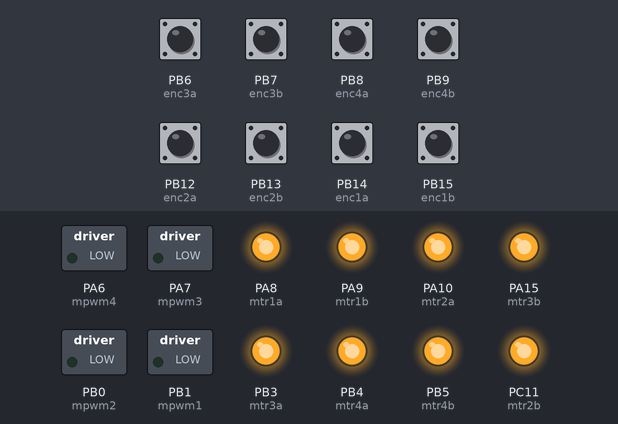
This sketch was run on a simulated STM32 Blue Pill. Shown: switched loads named in the sketch (green lamp = pin HIGH), output pins drawn as LEDs (lit = HIGH). The inputs (shaded band) are chosen by the test bench; at power-on: PB6 (enc3a), PB7 (enc3b), PB8 (enc4a), PB9 (enc4b), PB12 (enc2a), PB13 (enc2b), PB14 (enc1a), PB15 (enc1b) HIGH. What the sketch prints to the serial monitor is not drawn.

Above: at 0.1 s.
Timing chart, 0 to 1.6 s (numbered marks = the images above):
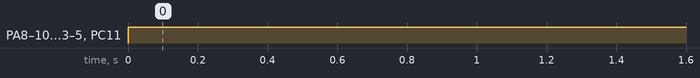

Measured:
- by itself, PA8 (mtr1a), PA9 (mtr1b), PA10 (mtr2a), PA15 (mtr3b), PB3 (mtr3a), PB4 (mtr4a), PB5 (mtr4b), PC11 (mtr2b): LOW → HIGH at 0.00 s

The sketch:

SLAVE_MOTOR_PR.ino
```cpp
//Parsing
String dataIn;
String arrayData[10];
boolean parsing = false;
boolean receive = false;

//Motor 1
const int mpwm1 = PB1; // Pin PWM
const int mtr1a = PA8; // Pin Motor A
const int mtr1b = PA9; // Pin Motor B
#define ENC_COUNT_REV1 540 //Jumlah Gigi Encoder
const int enc1a = PB14; //Pin Encoder
const int enc1b = PB15; //Pin Encoder
long revolutions1 = 0; // Putaran dalam satuan waktu
long setRPM1 = 0; //Setpoint RPM
long currentRPM1 = 0; //Kecepatan yang dibaca

//Motor 2
const int mpwm2 = PB0; // Pin PWM
const int mtr2a = PA10; // Pin Motor A
const int mtr2b = PC11; // Pin Motor B
#define ENC_COUNT_REV2 540 //Jumlah Gigi Encoder
const int enc2a = PB12; //Pin Encoder
const int enc2b = PB13; //Pin Encoder
long revolutions2 = 0; // Putaran dalam satuan waktu
long setRPM2 = 0; //Setpoint RPM
long currentRPM2 = 0; //Kecepatan yang dibaca

//Motor 3
const int mpwm3 = PA7; // Pin PWM
const int mtr3a = PB3; // Pin Motor 1
const int mtr3b = PA15; // Pin Motor 2
#define ENC_COUNT_REV3 540 //Jumlah Gigi Encoder
const int enc3a = PB6; //Pin Encoder
const int enc3b = PB7; //Pin Encoder
long revolutions3 = 0; // Putaran dalam satuan waktu
long setRPM3 = 0; //Setpoint RPM
long currentRPM3 = 0; //Kecepatan yang dibaca

//Motor 4
const int mpwm4 = PA6; // Pin PWM
const int mtr4a = PB4; // Pin Motor A
const int mtr4b = PB5; // Pin Motor B
#define ENC_COUNT_REV4 540 //Jumlah Gigi Encoder
const int enc4a = PB8; //Pin Encoder
const int enc4b = PB9; //Pin Encoder
long revolutions4 = 0; // Putaran dalam satuan waktu
long setRPM4 = 0; //Setpoint RPM
long currentRPM4 = 0; //Kecepatan yang dibaca

long previousMillis = 0; // Waktu Sebelumnya
long currentMillis = 0; // Waktu Sekarang
unsigned long interval = 100; //Satuan Waktu untuk revolution1

//PID
float PIDValue1 = 0, pwmValue1 = 0;
double error1, previouserror1;
double P_1 = 0, I_1 = 0, D_1 = 0;

float PIDValue2 = 0, pwmValue2 = 0;
double error2, previouserror2;
double P_2 = 0, I_2 = 0, D_2 = 0;

float PIDValue3 = 0, pwmValue3 = 0;
double error3, previouserror3;
double P_3 = 0, I_3 = 0, D_3 = 0;

float PIDValue4 = 0, pwmValue4 = 0;
double error4, previouserror4;
double P_4 = 0, I_4 = 0, D_4 = 0;

float Kp1 = 25;    //Kp MOTOR 1
float Ki1 = 0;    //Ki MOTOR 1
float Kd1 = 30;      //Kd MOTOR 1

float Kp2 = 17;    //Kp MOTOR 2
float Ki2 = 0;    //Ki MOTOR 2
float Kd2 = 20;      //Kd MOTOR 2

float Kp3 = 15;    //Kp MOTOR 3
float Ki3 = 0;    //Ki MOTOR 3
float Kd3 = 20;      //Kd MOTOR 3

float Kp4 = 15;    //Kp MOTOR 3
float Ki4 = 0;    //Ki MOTOR 3
float Kd4 = 20;      //Kd MOTOR 3

void setup() {
  Serial.begin(115200);
  Serial2.begin(115200);

  pinMode(enc1a, INPUT);
  pinMode(enc1b, INPUT);
  pinMode(mpwm1, PWM);
  pinMode(mtr1a, OUTPUT);
  pinMode(mtr1b, OUTPUT);

  pinMode(enc2a, INPUT);
  pinMode(enc2b, INPUT);
  pinMode(mpwm2, PWM);
  pinMode(mtr2a, OUTPUT);
  pinMode(mtr2b, OUTPUT);

  pinMode(enc3a, INPUT);
  pinMode(enc3b, INPUT);
  pinMode(mpwm3, PWM);
  pinMode(mtr3a, OUTPUT);
  pinMode(mtr3b, OUTPUT);

  pinMode(enc4a, INPUT);
  pinMode(enc4b, INPUT);
  pinMode(mpwm4, PWM);
  pinMode(mtr4a, OUTPUT);
  pinMode(mtr4b, OUTPUT);

  previousMillis = millis();
  attachInterrupt(digitalPinToInterrupt(enc1a), func1, CHANGE); //Attach interrupt
  attachInterrupt(digitalPinToInterrupt(enc1b), func1, CHANGE); //Attach interrupt
  attachInterrupt(digitalPinToInterrupt(enc2a), func2, CHANGE); //Attach interrupt
  attachInterrupt(digitalPinToInterrupt(enc2b), func2, CHANGE); //Attach interrupt
  attachInterrupt(digitalPinToInterrupt(enc3a), func3, CHANGE); //Attach interrupt
  attachInterrupt(digitalPinToInterrupt(enc3b), func3, CHANGE); //Attach interrupt
  attachInterrupt(digitalPinToInterrupt(enc4a), func4, CHANGE); //Attach interrupt
  attachInterrupt(digitalPinToInterrupt(enc4b), func4, CHANGE); //Attach interrupt
}

void loop() {
  cekData();
  cekDataSerial();

  currentMillis = millis();
  if (currentMillis - previousMillis > interval) {
    previousMillis = currentMillis;

    // Calculate RPM
    currentRPM1 = (float)(revolutions1 * 600 / ENC_COUNT_REV1);
    currentRPM2 = (float)(revolutions2 * 600 / ENC_COUNT_REV2);
    currentRPM3 = (float)(revolutions3 * 600 / ENC_COUNT_REV3);
    currentRPM4 = (float)(revolutions4 * 600 / ENC_COUNT_REV4);

    Serial.print(setRPM1);
    Serial.print("\t");
    Serial.print(currentRPM1);
    Serial.print("\t");
    Serial.print(setRPM2);
    Serial.print("\t");
    Serial.print(currentRPM2);
    Serial.print("\t");
    Serial.print(setRPM3);
    Serial.print("\t");
    Serial.print(currentRPM3);
    Serial.print("\t");
    Serial.print(setRPM4);
    Serial.print("\t");
    Serial.println(currentRPM4);
    Serial.flush();

    VPID1();
    VPID2();
    VPID3();
    VPID4();

    revolutions1 = 0;
    revolutions2 = 0;
    revolutions3 = 0;
    revolutions4 = 0;

  }
  runMotor();
}

void runMotor() {
  pwmWrite(mpwm1, pwmValue1);
  pwmWrite(mpwm2, pwmValue2);
  pwmWrite(mpwm3, pwmValue3);
  pwmWrite(mpwm4, pwmValue4);

  if (setRPM1 > 0) {
    //CounterClockWise
    digitalWrite(mtr1a, HIGH);
    digitalWrite(mtr1b, LOW);
  }

  if (setRPM1 < 0) {
    //ClockWise
    digitalWrite(mtr1a, LOW);
    digitalWrite(mtr1b, HIGH);
  }

  if (setRPM1 == 0) {
    //Stop
    pwmWrite(mpwm1, 0);
    digitalWrite(mtr1a, HIGH);
    digitalWrite(mtr1b, HIGH);
  }

  if (setRPM2 > 0) {
    //CounterClockWise
    digitalWrite(mtr2a, HIGH);
    digitalWrite(mtr2b, LOW);
  }

  if (setRPM2 < 0) {
    //ClockWise
    digitalWrite(mtr2a, LOW);
    digitalWrite(mtr2b, HIGH);
  }

  if (setRPM2 == 0) {
    //Stop
    pwmWrite(mpwm2, 0);
    digitalWrite(mtr2a, HIGH);
    digitalWrite(mtr2b, HIGH);
  }

  if (setRPM3 > 0) {
    //CounterClockWise
    digitalWrite(mtr3a, HIGH);
    digitalWrite(mtr3b, LOW);
  }

  if (setRPM3 < 0) {
    //ClockWise
    digitalWrite(mtr3a, LOW);
    digitalWrite(mtr3b, HIGH);
  }

  if (setRPM3 == 0) {
    //Stop
    pwmWrite(mpwm3, 0);
    digitalWrite(mtr3a, HIGH);
    digitalWrite(mtr3b, HIGH);
  }


  if (setRPM4 > 0) {
    //CounterClockWise
    digitalWrite(mtr4a, HIGH);
    digitalWrite(mtr4b, LOW);
  }

  if (setRPM4 < 0) {
    //ClockWise
    digitalWrite(mtr4a, LOW);
    digitalWrite(mtr4b, HIGH);
  }

  if (setRPM4 == 0) {
    //Stop
    pwmWrite(mpwm4, 0);
    digitalWrite(mtr4a, HIGH);
    digitalWrite(mtr4b, HIGH);
  }
}

void cekData() {
  while (Serial2.available() > 0) {
    char inChar = (char)Serial2.read();
    if (inChar == '*') {
      dataIn = "";
      receive = true;
    }

    if (receive) {
      dataIn += inChar;
      if (inChar == '#') {
        parsing = true;
      }
    }

    if (parsing) {
      parsingData();
      parsing = false;
      receive = false;
    }
  }
}

void cekDataSerial() {
  while (Serial.available() > 0) {
    char inChar = (char)Serial.read();
    if (inChar == '*') {
      dataIn = "";
      receive = true;
    }

    if (receive) {
      dataIn += inChar;
      if (inChar == '#') {
        parsing = true;
      }
    }

    if (parsing) {
      parsingData();
      parsing = false;
      receive = false;
    }
  }
}

void parsingData() {
  int j = 0;
  arrayData[j] = "";

  for (int i = 1; i < dataIn.length(); i++) {
    if ((dataIn[i] == '#') || (dataIn[i] == ',')) {
      j++;
      arrayData[j] = "";
    }
    else {
      arrayData[j] = arrayData[j] + dataIn[i];
    }
  }
  setRPM1 = arrayData[0].toFloat();
  setRPM2 = arrayData[1].toFloat();
  setRPM3 = arrayData[2].toFloat();
  setRPM4 = arrayData[3].toFloat();
}

void func1() {
  revolutions1++;
}

void func2() {
  revolutions2++;
}

void func3() {
  revolutions3++;
}

void func4() {
  revolutions4++;
}

void VPID1() {

  error1 = abs(setRPM1) - currentRPM1;
  P_1 = error1;
  I_1 = I_1 + error1;
  D_1 = error1 - previouserror1;

  if (I_1 > 65535) {
    I_1 = 65535;
  }
  if (I_1 < (0)) {
    I_1 = (0);
  }

  PIDValue1 = (Kp1 * P_1) + (Ki1 * I_1) + (Kd1 * D_1);
  previouserror1 = error1;
  pwmValue1 = pwmValue1 + PIDValue1;

  if (pwmValue1 >= 65535) {
    pwmValue1 = 65535;
  }
  if (pwmValue1 <= (0)) {
    pwmValue1 = (0);
  }
  if (setRPM1 == 0) {
    pwmValue1 = 0;
  }
}

void VPID2() {

  error2 = abs(setRPM2) - currentRPM2;
  P_2 = error2;
  I_2 = I_2 + error2;
  D_2 = error2 - previouserror2;

  if (I_2 > 65535) {
    I_2 = 65535;
  }
  if (I_2 < (0)) {
    I_2 = (0);
  }

  PIDValue2 = (Kp2 * P_2) + (Ki2 * I_2) + (Kd2 * D_2);
  previouserror2 = error2;
  pwmValue2 = pwmValue2 + PIDValue2;

  if (pwmValue2 >= 65535) {
    pwmValue2 = 65535;
  }
  if (pwmValue2 <= (0)) {
    pwmValue2 = (0);
  }
  if (setRPM2 == 0) {
    pwmValue2 = 0;
  }
}

void VPID3() {

  error3 = abs(setRPM3) - currentRPM3;
  P_3 = error3;
  I_3 = I_3 + error3;
  D_3 = error3 - previouserror3;

  if (I_3 > 65535) {
    I_3 = 65535;
  }
  if (I_3 < (0)) {
    I_3 = (0);
  }

  PIDValue3 = (Kp3 * P_3) + (Ki3 * I_3) + (Kd3 * D_3);
  previouserror3 = error3;
  pwmValue3 = pwmValue3 + PIDValue3;

  if (pwmValue3 >= 65535) {
    pwmValue3 = 65535;
  }
  if (pwmValue3 <= (0)) {
    pwmValue3 = (0);
  }
  if (setRPM3 == 0) {
    pwmValue3 = 0;
  }
}

void VPID4() {

  error4 = abs(setRPM4) - currentRPM4;
  P_4 = error4;
  I_4 = I_4 + error4;
  D_4 = error4 - previouserror4;

  if (I_4 > 65535) {
    I_4 = 65535;
  }
  if (I_4 < (0)) {
    I_4 = (0);
  }

  PIDValue4 = (Kp4 * P_4) + (Ki4 * I_4) + (Kd4 * D_4);
  previouserror4 = error4;
  pwmValue4 = pwmValue4 + PIDValue4;

  if (pwmValue4 >= 65535) {
    pwmValue4 = 65535;
  }
  if (pwmValue4 <= (0)) {
    pwmValue4 = (0);
  }
  if (setRPM4 == 0) {
    pwmValue4 = 0;
  }
}
```
